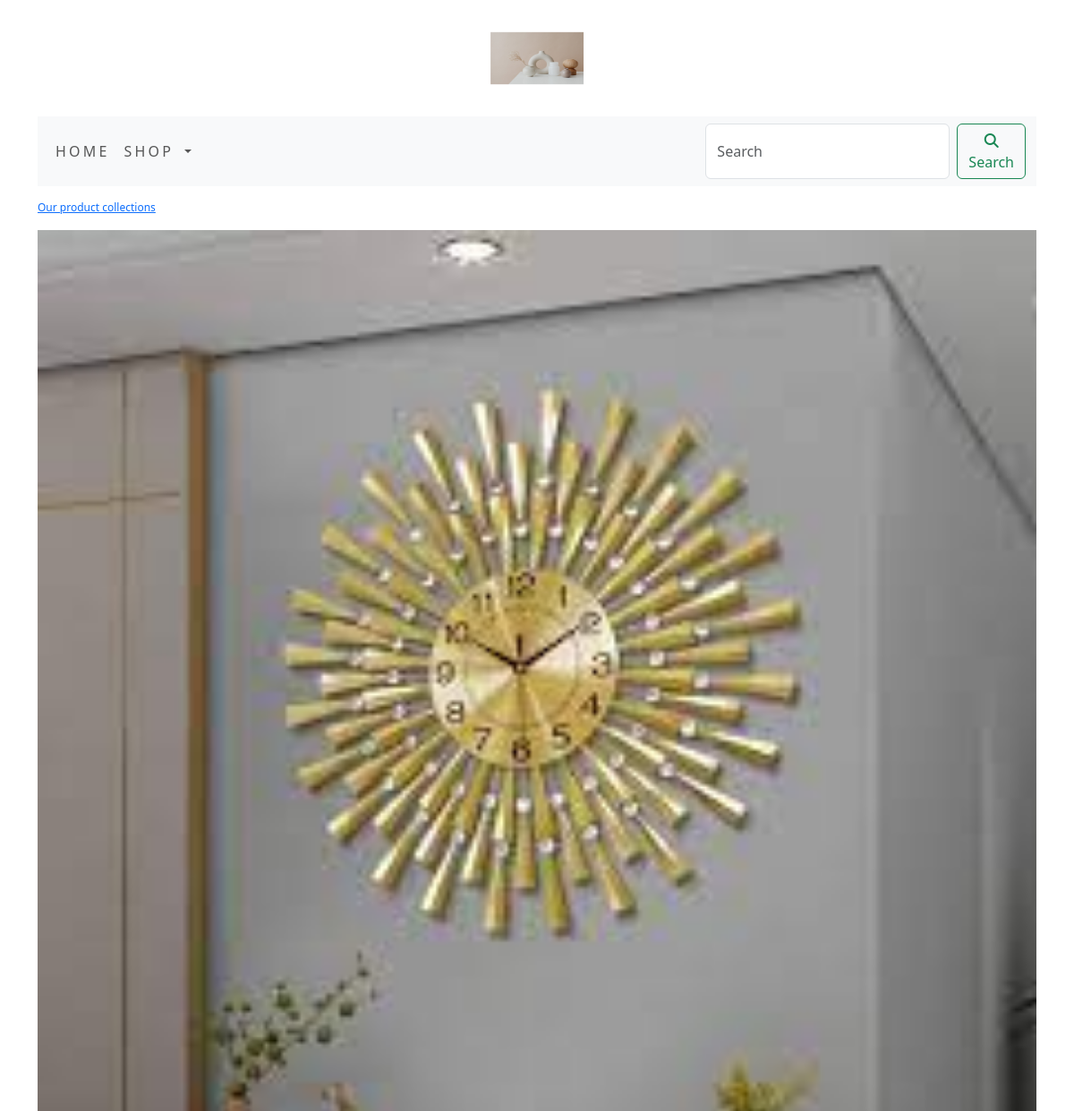
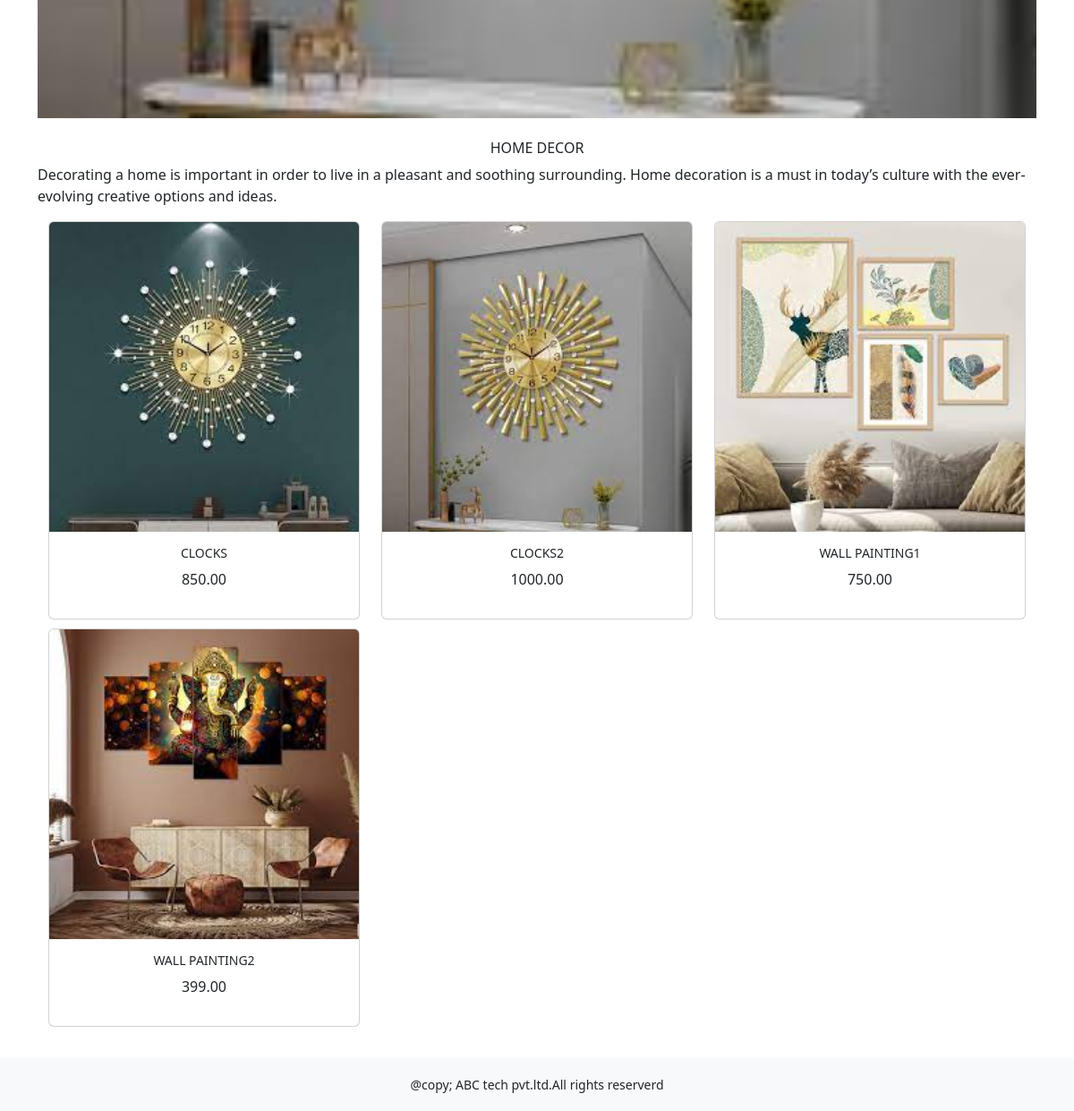
Page /shop/home-decor/ on the committed database (2 pictures, top to bottom).
### shop/models.py (models this page shows, shortened)
class Category(models.Model):
    name=models.CharField(max_length=250,unique=True)
    slug=models.SlugField(max_length=250,unique=True)
    description=models.TextField(blank=True)
    image=models.ImageField(upload_to='category',blank=True)
    class Meta:
        ordering=('name',)
        verbose_name='category'
        verbose_name_plural='categories'
    def get_url(self):
        return reverse('shop:product_by_category',args=[self.slug])

class Product(models.Model):
    objects = None
    name=models.CharField(max_length=250,unique=True)
    slug=models.SlugField(max_length=250,unique=True)
    description=models.TextField(blank=True)
    price=models.DecimalField(max_digits=10,decimal_places=2)
    category=models.ForeignKey(Category,on_delete=models.CASCADE)
    image=models.ImageField(upload_to='product',blank=True)
    stock=models.IntegerField()
    available=models.BooleanField(default=True)
    created=models.DateTimeField(auto_now_add=True)
    updated=models.DateTimeField(auto_now=True)
    def get_url(self):
        return reverse('shop:prodCatdetail',args=[self.category.slug,self.slug])
    class Meta:
        ordering=('name',)
        verbose_name='product'
        verbose_name_plural='products'

### shop/views.py (the view)
# urls.py: path('',views.allProdCat,name='allProdCat'),
def allProdCat(request,c_slug=None):
    c_page=None
    products_list=None
    if c_slug!=None:
        c_page=get_object_or_404(Category,slug=c_slug)
        products_list=Product.objects.all().filter(category=c_page,available=True)
    else:
        products_list=Product.objects.all().filter(available=True)
    paginator=Paginator(products_list,6)
    try:
        page=int(request.GET.get('page','1'))
    except:
        page=1
    try:
        products=paginator.page(page)
    except (EmptyPage,InvalidPage):
        products=paginator.page(paginator.num_pages)
    return render(request,'category.html',{'category':c_page,'products':products})

### cart/context_processors.py (called while the page is built)
def counter(request):
    item_count=0
    if 'admin' in request.path:
        return {}
    else:
        try:
            cart=Cart.objects.filter(cart_id=_cart_id(request))
            cart_items=CartItem.objects.all().filter(cart=cart[:1])
            for cart_item in cart_items:
                item_count += cart_item.quantity
        except Cart.DoesNotExist:
            item_count =0
    return dict(item_count=item_count)

### cart/views.py (called while the page is built)
def _cart_id(request):
    cart=request.session.session_key
    if not cart:
        cart=request.session.create()
    return cart

### shop/context_processors.py (called while the page is built)
def menu_links(request):
    links=Category.objects.all()
    return dict(links=links)

### templates/category.html (shortened to what this page needs)
{% extends 'base.html' %}
{% load static %}
{% block content %}
{% if category %}
    <div>
        <div class="row my_row_class">
            <div class="mx_auto">
            <p><a href="{% url 'shop:allProdCat' %}">Our product collections</a></p>
        </div>
            </div>
    </div>
{% endif %}
<div class="mx_auto">
    {% if category %}
        <img class="my_image" src="{{category.image.url}}" alt="{{category.name}}">
</div>
    <br>
<div>
        <h1 class="text-center my_title">{{category.name}}</h1>
        <p class="text-justify">{{category.description}}</p>
</div>
    {% endif %}
<div class="container">
    <div class="row mx_auto">
        {% for product in products.object_list %}
        <div class="my_bottom_margin col-9 col-sm-12 col-md-4 xol-lg-4">
            <div class="card text-center" style="min-width:18rem;">
                <a href="{{product.get_url}}"><img class="card-img-top my_image" src="{{product.image.url}}" alt="{{product.name}}"> </a>
                <div class="card-body">
                    <h4>{{product.name}}</h4>
                    <p>{{product.price}}</p>
                </div>
            </div>
        </div>
        {% endfor %}
    </div>
    <br>
</div>
{% endblock %}

### static/css/custom.css (style rules this page uses)
body { font-family:'roboto',sans-serif; }
.my_row_class { padding-top:15px; }
.my_row_class .mx_auto { color:#000; font-size:12px; }
.my_image { width:100%; height:auto; }
.my_title { font-size:16px; text-transform:uppercase; letter_spacing:.2em; }
.my_bottom_margin { margin-bottom:10px; }
.card-body h4 { font-size:14px; text-transform:uppercase; letter_spacing:.2em; }

### rows in the picture
Category: image (picture), name "HOME DECOR", description "Decorating a home is important in order to live in a pleasant and soothing surrounding. Home decoration is a must in today’s culture with the ever-evolving creative options and ideas."
Product: image (picture), name "CLOCKS", price "850.00"
Product: image (picture), name "CLOCKS2", price "1000.00"
Product: image (picture), name "WALL PAINTING1", price "750.00"
Product: image (picture), name "WALL PAINTING2", price "399.00"
